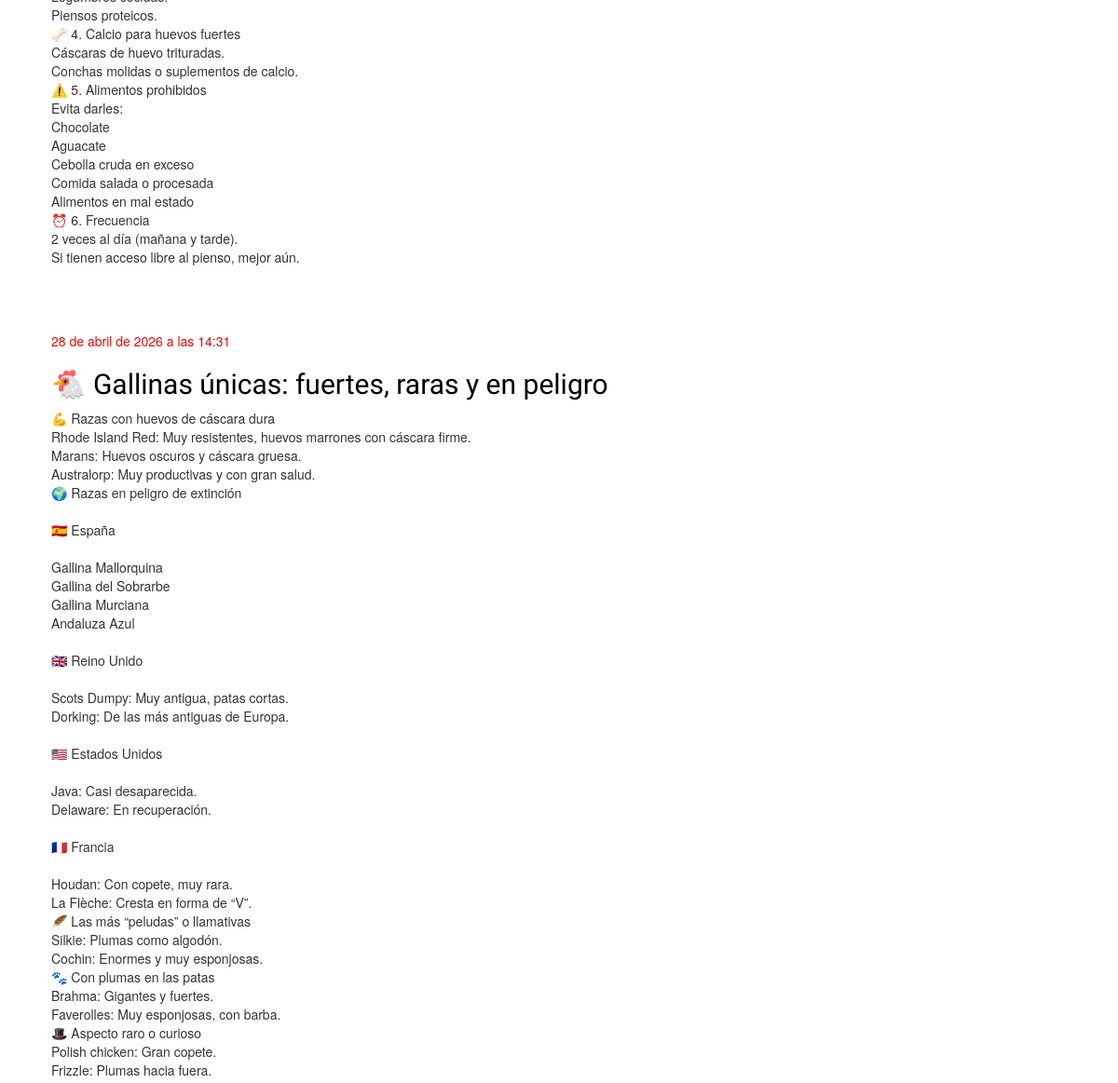
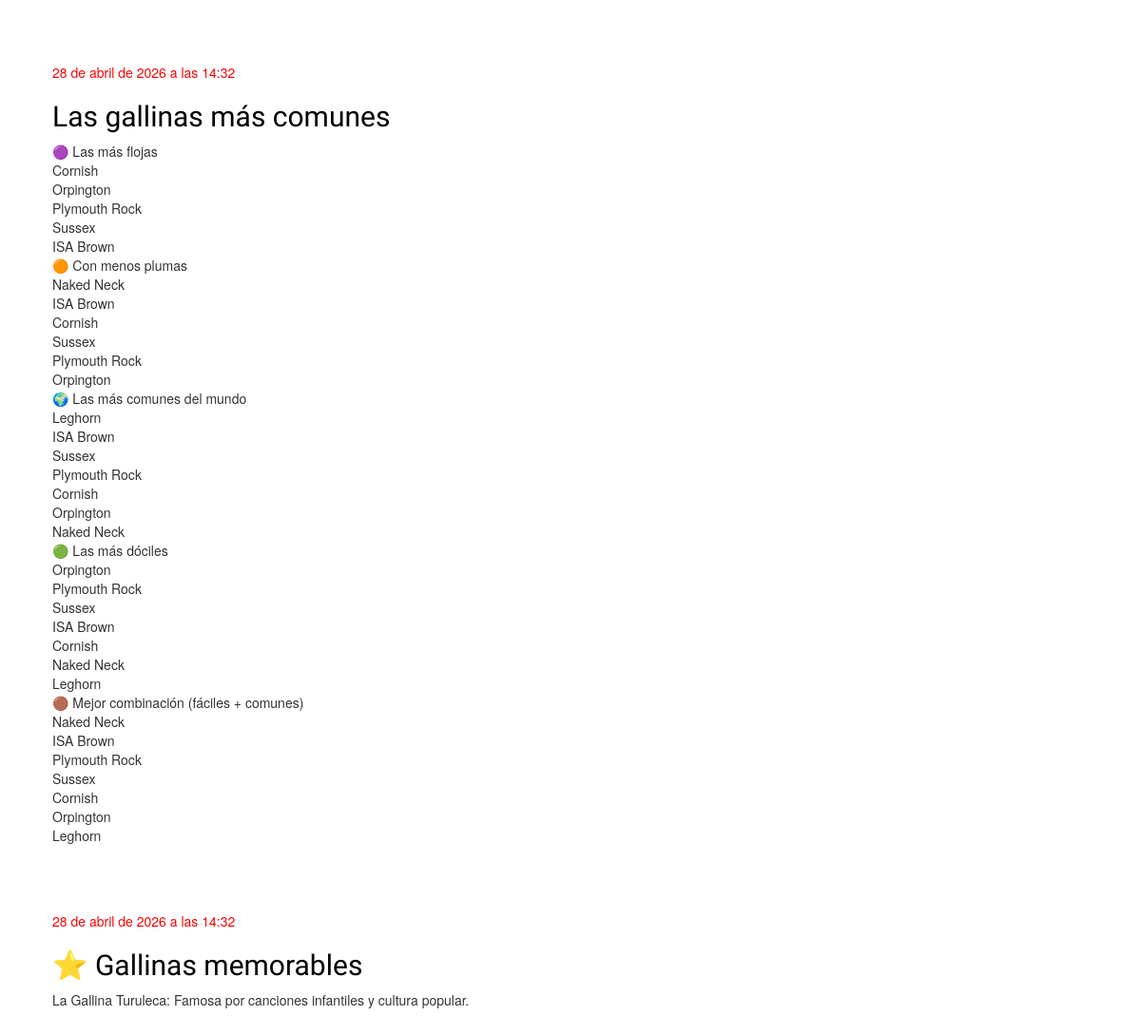
The app's page / (lower part), older data (2 pictures, top to bottom).
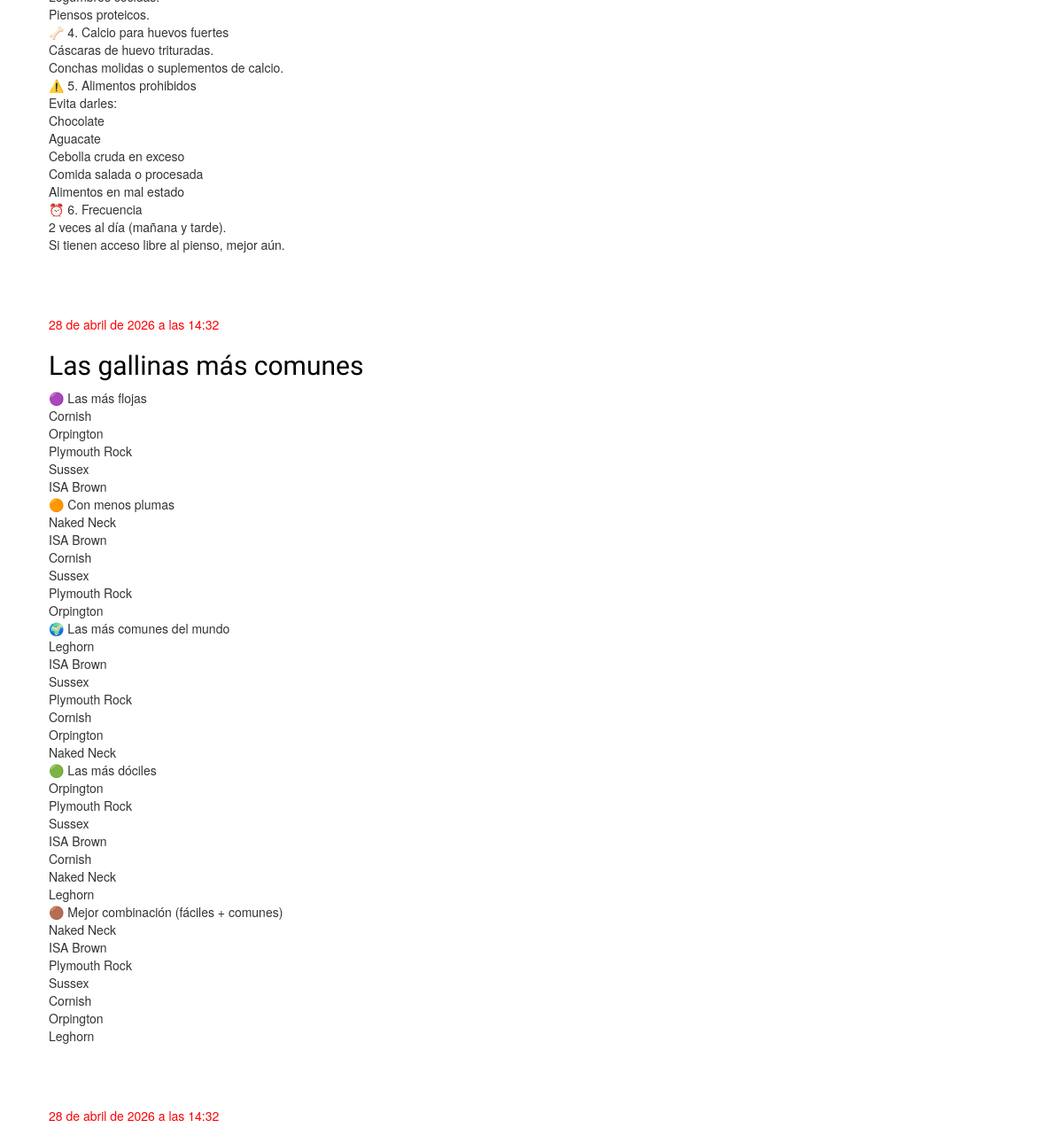
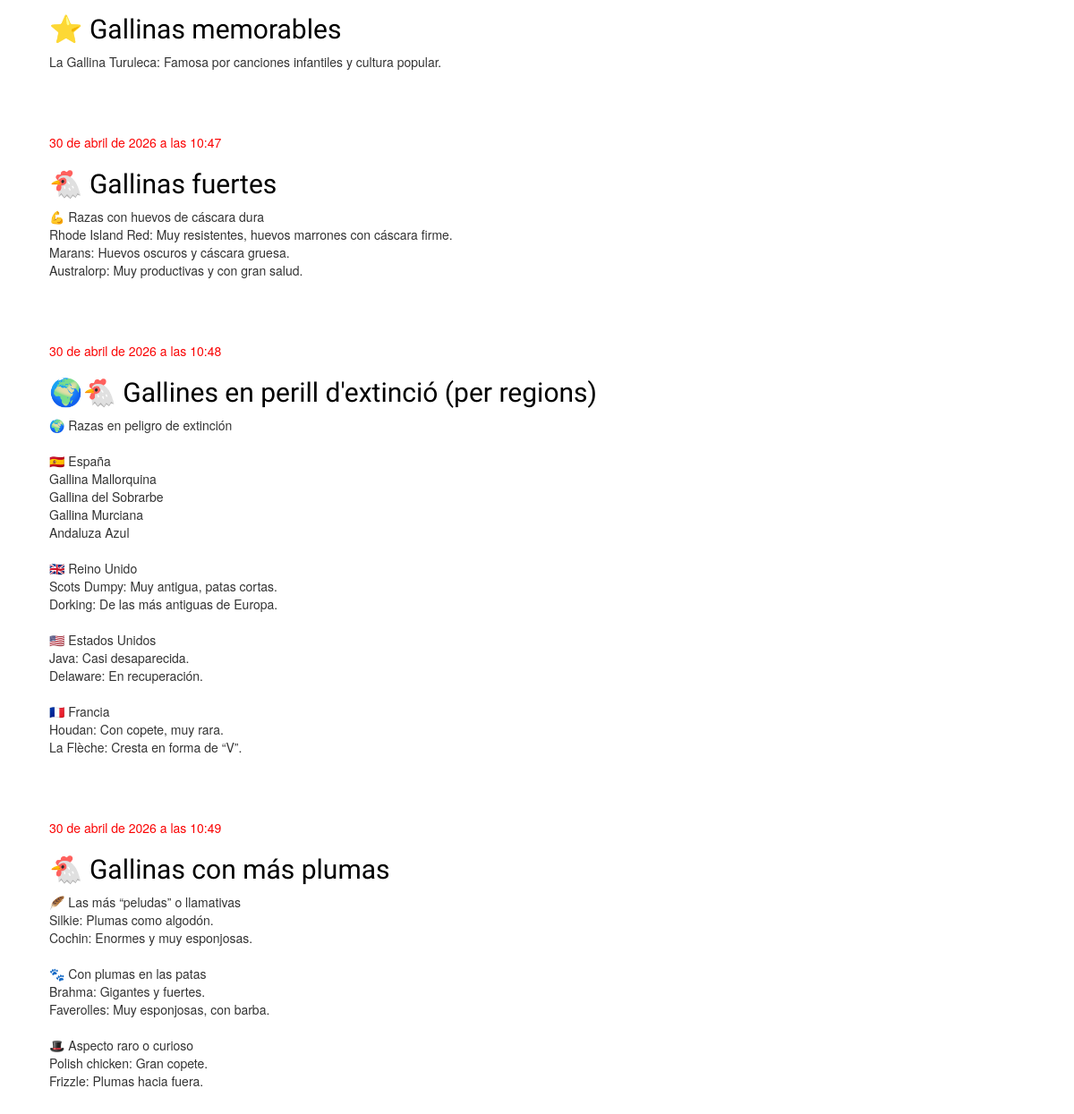
The same page, newer data (2 pictures, top to bottom).
### blog/models.py (models this page shows, shortened)
class Post(models.Model):
    author = models.ForeignKey(settings.AUTH_USER_MODEL, on_delete=models.CASCADE)
    title = models.CharField(max_length=200)
    text = models.TextField()
    created_date = models.DateTimeField(
            default=timezone.now)
    published_date = models.DateTimeField(
            blank=True, null=True)
    image = models.ImageField(upload_to = 'static/gallery', default ='static/images/no-image.webp')
    name = models.CharField(max_length=200, null=True)

### blog/views.py (the view)
# urls.py: path('', views.post_list, name='post_list'),
def post_list(request):
    posts = Post.objects.filter(published_date__lte=timezone.now()).order_by('published_date')
    return render(request, 'blog/post_list.html', {'posts': posts})

### blog/templates/blog/post_list.html
{% extends 'blog/base.html' %}
{% block content %}
    {% for post in posts %}
        <div class="post">
            <div class="date">
                {{ post.published_date }}
            </div>
            <h2><a href="{% url 'post_detail' pk=post.pk %}">{{ post.title }}</a></h2>            <p>{{ post.text|linebreaksbr }}</p>
        </div>
    {% endfor %}
{% endblock %}

### blog/templates/blog/base.html (shortened to what this page needs)
{% load static %}
<html>
    <head>
        <link rel="stylesheet" href="//maxcdn.bootstrapcdn.com/bootstrap/3.2.0/css/bootstrap.min.css">
        <link rel="stylesheet" href="//maxcdn.bootstrapcdn.com/bootstrap/3.2.0/css/bootstrap-theme.min.css">
        <link rel="stylesheet" href="{% static 'css/blog.css' %}">
    </head>
<body>
    <div class="content container">
        <div class="row">
            <div class="col-md-8">
            {% block content %}
            {% endblock %}
            </div>
        </div>
    </div>
</body>
</html>

### blog/static/css/blog.css (style rules this page uses)
.content { margin-left: 40px; }
h1, h2, h3, h4 { font-family: 'Lobster', cursive; }
.date { color: #fa0404; }
.post { margin-bottom: 70px; }
.post h2 a, .post h2 a:visited { color: #000000; }

Row changes from the older to the newer data that the page shows:
changed Post: published_date "28 de abril de 2026 a las 14:31" → "30 de abril de 2026 a las 10:47"; title "🐔 Gallinas únicas: fuertes, raras y en peligro" → "🐔 Gallinas fuertes"; text "…y con gran salud. 🌍 Razas en peligro de extinción 🇪🇸 España Gallina Mallorquina Gallina del Sobrarbe Gallina Murciana Andaluza Azul 🇬🇧 Reino Unido Scots Dumpy: Muy antigua, patas cortas. Dorking: De las más antiguas de Europa. 🇺🇸 Estados Unidos Java: Casi desaparecida. Delaware: En recuperación. 🇫🇷 Francia Houdan: Con copete, muy rara. La Flèche: Cresta en forma de “V”. 🪶 Las más “peludas” o llamativas Silkie: Plumas como algodón. Cochin: Enormes y muy esponjosas. 🐾 Con plumas en las patas Brahma: Gigantes y fuertes. Faverolles: Muy esponjosas, con barba. 🎩 Aspecto raro o curioso Polish chicken: Gran copete. Frizzle: Plumas hacia fuera." → "…y con gran salud."; moves down the list
added Post: published_date "30 de abril de 2026 a las 10:48", title "🌍🐔 Gallines en perill d'extinció (per regions)", text "🌍 Razas en peligro de extinción 🇪🇸 España Gallina Mallorquina Gallina del Sobrarbe Gallina Murciana Andaluza Azul 🇬🇧 Reino Unido Scots Dumpy: Muy antigua, patas cortas. Dorking: De las más antiguas de Europa. 🇺🇸 Estados Unidos Java: Casi desaparecida. Delaware: En recuperación. 🇫🇷 Francia Houdan: Con copete, muy rara. La Flèche: Cresta en forma de “V”."
added Post: published_date "30 de abril de 2026 a las 10:49", title "🐔 Gallinas con más plumas", text "🪶 Las más “peludas” o llamativas Silkie: Plumas como algodón. Cochin: Enormes y muy esponjosas. 🐾 Con plumas en las patas Brahma: Gigantes y fuertes. Faverolles: Muy esponjosas, con barba. 🎩 Aspecto raro o curioso Polish chicken: Gran copete. Frizzle: Plumas hacia fuera."
